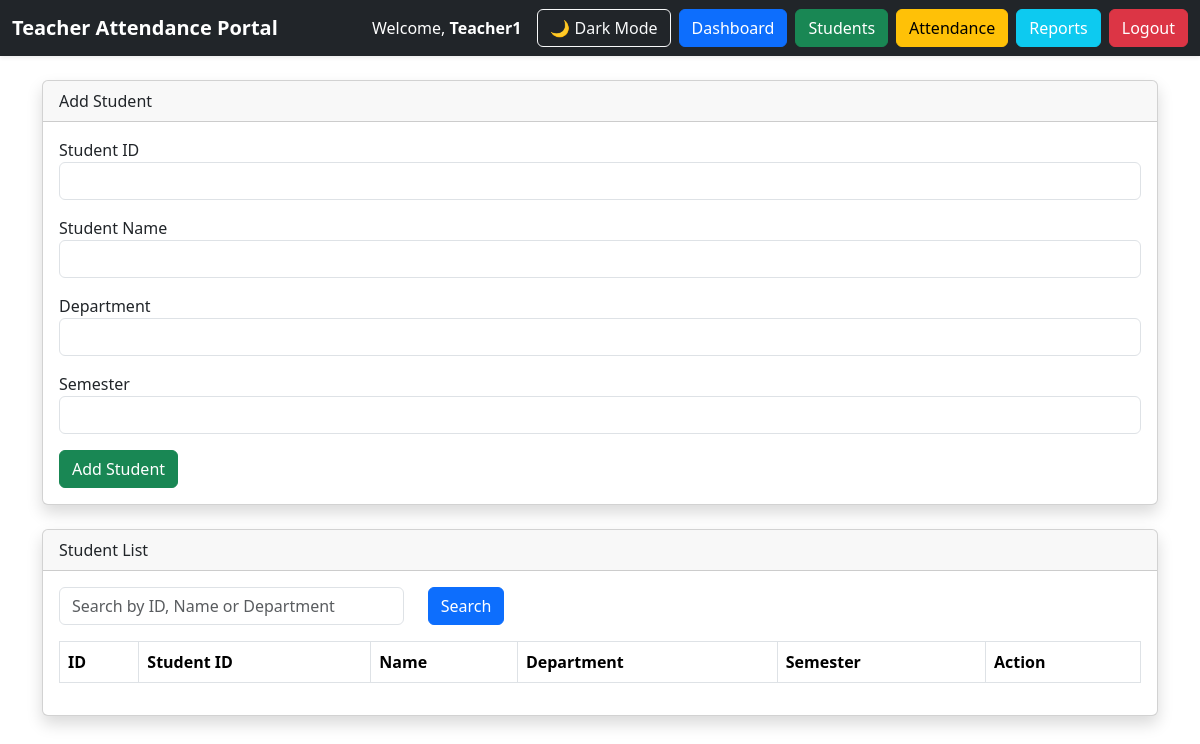
/admin/students.php (signed in), run on an earlier commit of the app's database.
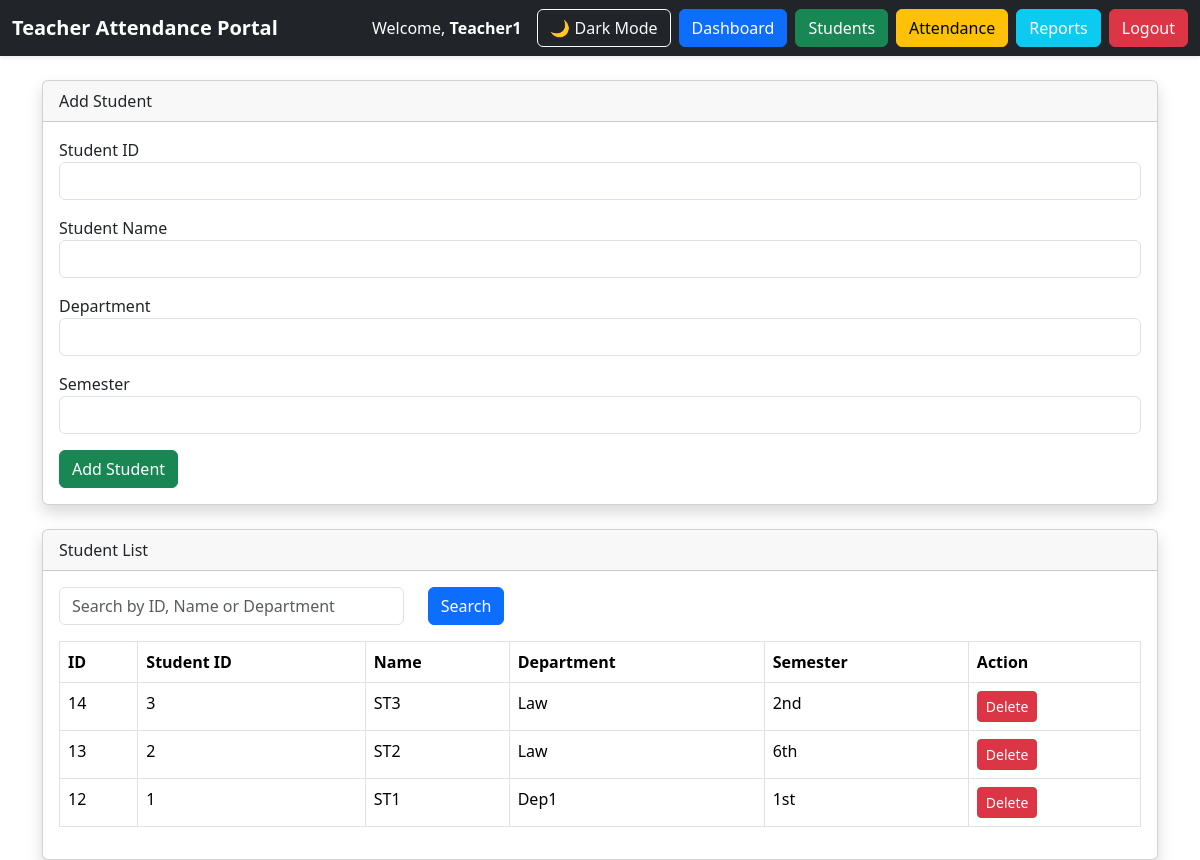
And on a later commit of the database.
### tables this page shows
CREATE TABLE `students` (
  `id` int(11) NOT NULL,
  `student_id` varchar(20) DEFAULT NULL,
  `name` varchar(100) DEFAULT NULL,
  `department` varchar(100) DEFAULT NULL,
  `semester` varchar(20) DEFAULT NULL,
  `teacher_id` int(11) NOT NULL
);

### admin/students.php (the view, shortened to what this page needs)
<?php
include("../config/db.php");
$teacher_id = $_SESSION['teacher_id'];
$search = "";
if($search != ""){
    $students = mysqli_query(
        $conn,
        "SELECT * FROM students
         WHERE teacher_id='$teacher_id'
         AND (
            name LIKE '%$search%'
            OR student_id LIKE '%$search%'
            OR department LIKE '%$search%'
         )
         ORDER BY id DESC"
    );
}else{
    $students = mysqli_query(
        $conn,
        "SELECT * FROM students
         WHERE teacher_id='$teacher_id'
         ORDER BY id DESC"
    );
}
include("../includes/header.php");
include("../includes/navbar.php");
?>
<div class="container mt-4">
    <div class="card shadow mb-4">
        <div class="card-header">
            Add Student
        </div>
        <div class="card-body">
            <form method="POST">
                <div class="mb-3">
                    <label>Student ID</label>
                    <input type="text" name="student_id" class="form-control" required>
                </div>
                <div class="mb-3">
                    <label>Student Name</label>
                    <input type="text" name="name" class="form-control" required>
                </div>
                <div class="mb-3">
                    <label>Department</label>
                    <input type="text" name="department" class="form-control" required>
                </div>
                <div class="mb-3">
                    <label>Semester</label>
                    <input type="text" name="semester" class="form-control" required>
                </div>
                <button class="btn btn-success">
                    Add Student
                </button>
            </form>
        </div>
    </div>
    <div class="card shadow">
        <div class="card-header">
            Student List
        </div>
        <div class="card-body">
            <form method="GET" class="mb-3">
                <div class="row">
                    <div class="col-md-4">
                        <input
                            type="text"
                            name="search"
                            class="form-control"
                            placeholder="Search by ID, Name or Department"
                            value="<?php echo htmlspecialchars($search); ?>">
                    </div>
                    <div class="col-md-2">
                        <button class="btn btn-primary">
                            Search
                        </button>
                    </div>
                </div>
            </form>
            <table class="table table-bordered">
                <thead>
                    <tr>
                        <th>ID</th>
                        <th>Student ID</th>
                        <th>Name</th>
                        <th>Department</th>
                        <th>Semester</th>
                        <th>Action</th>
                    </tr>
                </thead>
                <tbody>
                <?php while($row = mysqli_fetch_assoc($students)) { ?>
                    <tr>
                        <td><?php echo $row['id']; ?></td>
                        <td><?php echo $row['student_id']; ?></td>
                        <td><?php echo $row['name']; ?></td>
                        <td><?php echo $row['department']; ?></td>
                        <td><?php echo $row['semester']; ?></td>
                        <td>
                            <a
                                href="?delete=<?php echo $row['id']; ?>"
                                class="btn btn-danger btn-sm"
                                onclick="return confirm('Delete this student?')">
                                Delete
                            </a>
                        </td>
                    </tr>
                <?php } ?>
                </tbody>
            </table>
        </div>
    </div>
</div>
<?php include("../includes/footer.php"); ?>

### includes/header.php (shortened to what this page needs)
<!DOCTYPE html>
<html lang="en">
<head>
    <link href="https://cdn.jsdelivr.net/npm/bootstrap@5.3.3/dist/css/bootstrap.min.css" rel="stylesheet">
    <link rel="stylesheet" href="/attendance_system/assets/css/style.css">
</head>
<body>

### includes/navbar.php (shortened to what this page needs)
<nav class="navbar navbar-expand-lg navbar-dark bg-dark shadow-sm">
    <div class="container-fluid">
        <a class="navbar-brand fw-bold" href="/attendance_system/admin/dashboard.php">
            Teacher Attendance Portal
        </a>
        <div class="collapse navbar-collapse justify-content-end" id="navbarMenu">
            <ul class="navbar-nav align-items-center">
                <li class="nav-item me-3">
                    <span class="text-white">
                        Welcome,
                        <strong><?php echo $_SESSION['teacher_name']; ?></strong>
                    </span>
                </li>
                <li class="nav-item me-2">
                    <button
                        id="darkModeBtn"
                        class="btn btn-outline-light">
                        🌙 Dark Mode
                    </button>
                </li>
                <li class="nav-item me-2">
                    <a href="/attendance_system/admin/dashboard.php" class="btn btn-primary">
                        Dashboard
                    </a>
                </li>
                <li class="nav-item me-2">
                    <a href="/attendance_system/admin/students.php" class="btn btn-success">
                        Students
                    </a>
                </li>
                <li class="nav-item me-2">
                    <a href="/attendance_system/admin/attendance.php" class="btn btn-warning">
                        Attendance
                    </a>
                </li>
                <li class="nav-item me-2">
                    <a href="/attendance_system/admin/reports.php" class="btn btn-info text-white">
                        Reports
                    </a>
                </li>
                <li class="nav-item">
                    <a href="/attendance_system/logout.php" class="btn btn-danger">
                        Logout
                    </a>
                </li>
            </ul>
        </div>
    </div>
</nav>

### assets/css/style.css (style rules this page uses)
body { transition: all 0.3s ease; }
body { transition: background-color .3s ease,color .3s ease; }

What changed in the data, as far as the page shows it:
added students: id "14", student "3", name "ST3", department "Law", semester "2nd"
added students: id "13", student "2", name "ST2", department "Law", semester "6th"
added students: id "12", student "1", name "ST1", department "Dep1", semester "1st"
